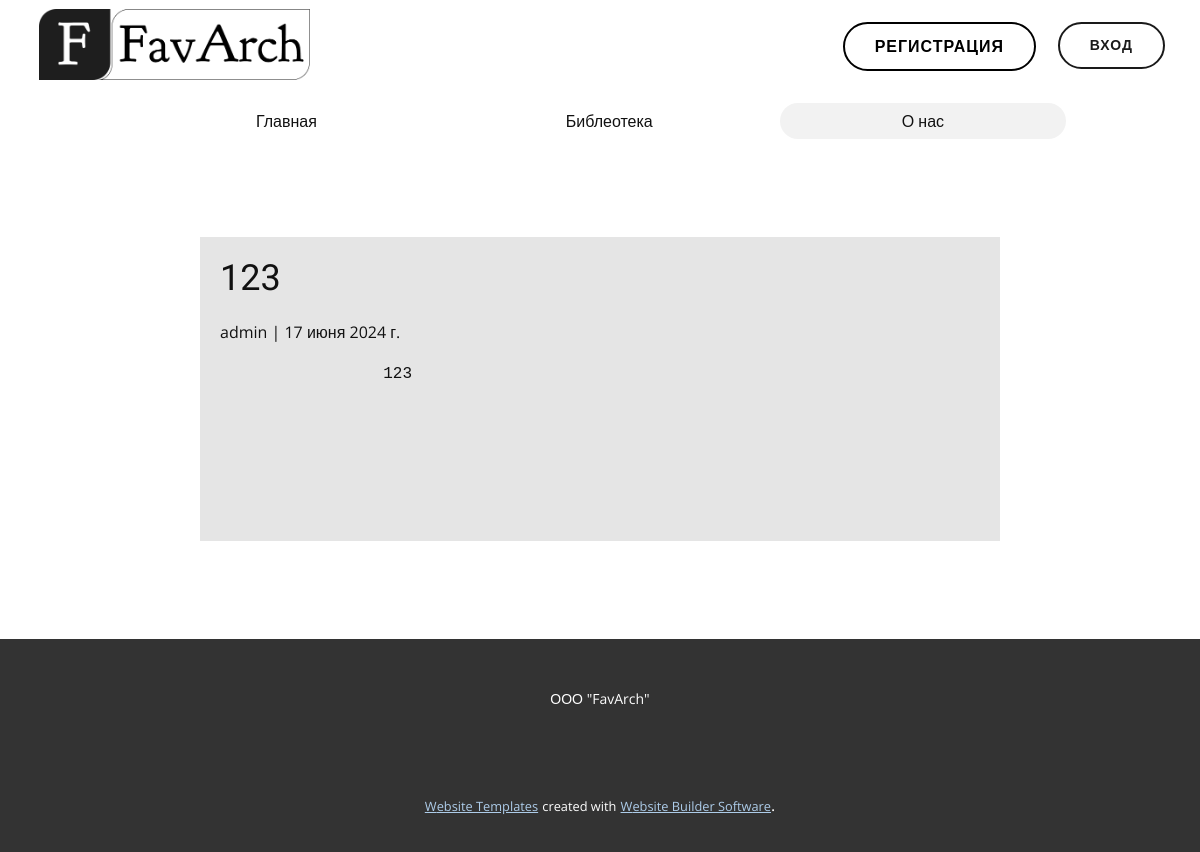
Page /article/8/ on the committed database.
### Site/models.py (models this page shows, shortened)
class Article(models.Model):
    title = models.CharField(max_length=255)
    author = models.ForeignKey(User, on_delete=models.CASCADE)
    date = models.DateField(auto_now_add=True)
    premiere = models.TextField()
    text = models.TextField()

### Site/views.py (the view)
# urls.py: path('article/<int:article_id>/', views.article_detail, name='article_detail'),
def article_detail(request, article_id):
    article = get_object_or_404(Article, pk=article_id)
    context = {'article': article}
    return render(request, 'Site/article_detail.html', context)

### Site/templates/Site/article_detail.html (shortened to what this page needs)
{% load static %}
<html style="font-size: 16px;" lang="ru"><head>
    <link rel="stylesheet" href="{% static 'Site/css/main.css' %}" media="screen">
    <link rel="stylesheet" href="{% static 'Site/css/О-нас.css' %}" media="screen">
     <link rel="stylesheet" href="{% static 'Site/css/style.css' %}" media="screen">
  <meta data-intl-tel-input-cdn-path="intlTelInput/"></head>
  <body data-path-to-root="./" data-include-products="true" class="u-body u-stick-footer u-xl-mode" data-lang="ru"><header class=" u-clearfix u-header u-section-row-container" id="sec-7fbc" style="" data-animation-name="" data-animation-duration="0" data-animation-delay="0" data-animation-direction=""><div class="u-section-rows">
        <div class="u-clearfix u-section-row u-section-row-1" data-animation-name="" data-animation-duration="0" data-animation-delay="0" data-animation-direction="" id="sec-1765">
          <div class="u-clearfix u-sheet u-valign-middle-lg u-valign-middle-md u-valign-middle-sm u-sheet-1">
            <a href="" class="u-hidden-xs u-image u-logo u-image-2" data-image-width="620" data-image-height="163">
              <img src="{% static 'Site/img/Logo.png'%}" class="u-logo-image u-logo-image-2">
            </a>
            {% if user.is_authenticated %}
                    <form action="{% url 'logout' %}" method="post" type="submit" value="Logout">
                    <a class="Btn-prof" href="{% url 'profile' %}">
                        <div class="sign-prof"><svg width="19px" height="19px" viewBox="0 0 24.00 24.00" fill="none" xmlns="http://www.w3.org/2000/svg"><g  stroke-width="0"></g><g gstroke-linecap="round" stroke-linejoin="round" stroke="#CCCCCC" stroke-width="0.096"></g><g> <path d="M16 7C16 9.20914 14.2091 11 12 11C9.79086 11 8 9.20914 8 7C8 4.79086 9.79086 3 12 3C14.2091 3 16 4.79086 16 7Z" stroke="#000000" stroke-width="2" stroke-linecap="round" stroke-linejoin="round"></path> <path d="M12 14C8.13401 14 5 17.134 5 21H19C19 17.134 15.866 14 12 14Z" stroke="#000000" stroke-width="2" stroke-linecap="round" stroke-linejoin="round"></path> </g></svg></div>
                        <div class="text-prof">{{ user.username }}</div>
                    </a>
                        {% csrf_token %}
                    <button class="Btn-logout">
                    <div class="sign-logout"><svg viewBox="0 0 512 512"><path d="M377.9 105.9L500.7 228.7c7.2 7.2 11.3 17.1 11.3 27.3s-4.1 20.1-11.3 27.3L377.9 406.1c-6.4 6.4-15 9.9-24 9.9c-18.7 0-33.9-15.2-33.9-33.9l0-62.1-128 0c-17.7 0-32-14.3-32-32l0-64c0-17.7 14.3-32 32-32l128 0 0-62.1c0-18.7 15.2-33.9 33.9-33.9c9 0 17.6 3.6 24 9.9zM160 96L96 96c-17.7 0-32 14.3-32 32l0 256c0 17.7 14.3 32 32 32l64 0c17.7 0 32 14.3 32 32s-14.3 32-32 32l-64 0c-53 0-96-43-96-96L0 128C0 75 43 32 96 32l64 0c17.7 0 32 14.3 32 32s-14.3 32-32 32z"></path></svg></div>
                    <div class="text-logout">Выйти</div>
                    </button>
                    </form>
              {% else %}
                <a href="{% url 'login' %}" class="u-border-2 u-border-grey-90 u-border-hover-black u-btn u-btn-round u-button-style u-hidden-md u-hidden-sm u-hidden-xs u-hover-black u-none u-radius u-btn-1">Вход</a>
                <a href="{% url 'register' %}" class="u-border-2 u-border-black u-border-hover-black u-btn u-btn-round u-button-style u-hidden-md u-hidden-sm u-hidden-xs u-hover-black u-none u-radius u-btn-2">Регистрация</a>
              {% endif %}
          </div>
        </div>
        <div class="u-hidden-md u-hidden-sm u-hidden-xs u-section-row u-section-row-2" id="sec-362f">
          <div class="u-clearfix u-sheet u-valign-middle u-sheet-2">
            <nav class="u-align-center u-hidden-md u-hidden-sm u-hidden-xs u-menu u-menu-one-level u-offcanvas u-menu-2">
              <div class="u-custom-menu u-nav-container">
                <ul class="u-nav u-spacing-5 u-unstyled"><li class="u-nav-item"><a class="u-active-grey-5 u-button-style u-hover-grey-15 u-nav-link u-radius u-white" href="http://127.0.0.1:8000/" style="--radius:50px; padding: 10px 122px;">Главная</a>
</li><li class="u-nav-item"><a class="u-active-grey-5 u-button-style u-hover-grey-15 u-nav-link u-radius u-white" href="http://127.0.0.1:8000/Libary" style="--radius:50px; padding: 10px 122px;">Библеотека</a>
</li><li class="u-nav-item"><a class="u-active-grey-5 u-button-style u-hover-grey-15 u-nav-link u-radius u-white" href="О-нас.html" style="--radius:50px; padding: 10px 122px;">О нас</a>
</li></ul>
              </div>
            </nav>
          </div>
        </div>
      </div></header>
    <section class="u-clearfix u-container-align-center u-section-1" id="sec-f91d">
      <div class="u-clearfix u-sheet u-valign-middle u-sheet-1">
        <div class="u-container-align-center u-container-style u-grey-10 u-group u-group-1">
            <div class="detail">
                <h3>{{article.title}}</h3>
            <span class="u-meta-author u-meta-icon">{{ article.author }} | {{ article.date }}</span>
             <pre style="white-space:pre-wrap;">
                 {{article.text}}
             </pre>
            </div>
        </div>
      </div>
    </section>
    <footer class="u-align-center u-clearfix u-footer u-grey-80 u-footer" id="sec-5ca6"><div class="u-clearfix u-sheet u-sheet-1">
        <p class="u-small-text u-text u-text-variant u-text-1">ООО "FavArch" </p>
      </div></footer>
    <section class="u-backlink u-clearfix u-grey-80">
      <a class="u-link" href="https://nicepage.com/website-templates" target="_blank">
        <span>Website Templates</span>
      </a>
      <p class="u-text">
        <span>created with</span>
      </p>
      <a class="u-link" href="" target="_blank">
        <span>Website Builder Software</span>
      </a>.
    </section>
</body></html>

### Site/static/Site/CSS/О-нас.css (style rules this page uses)
.u-section-1 .u-sheet-1 { min-height: 500px; }
.u-section-1 .u-group-1 { width: 800px; min-height: 304px; height: auto; margin: 60px auto; }
.detail { display: flex; flex-direction: column; padding-left: 20px; }

### rows in the picture
Article: title "123", author "admin", date "17 июня 2024 г.", text "123"
